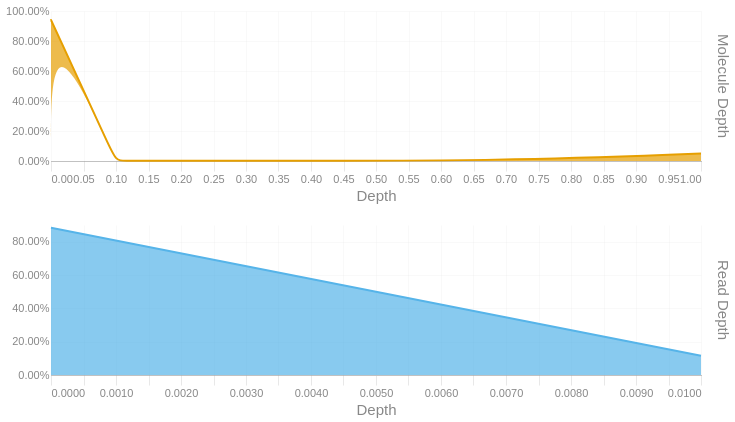

Notebook cell for this chart:
### Code cell
readdep = depth_hist(tb['Read Depth'], q99, 3)
readdep = readdep.with_columns(pl.lit('Read Depth').alias('Metric'))
if not SKIPLR:
    moldep = depth_hist(tb['Molecule Depth'], mol_q99, 1)
    moldep = moldep.with_columns(pl.lit('Molecule Depth').alias('Metric'))
    _hist = pl.concat([readdep, moldep])
    _hist = _hist.filter(pl.col('Proportion') != 0)
    with SafeRender(_hist):
        (
            alt.Chart(_hist)        
            .mark_area(interpolate = "basis")
            .encode(
                x=alt.X('Bin:Q').scale(domainMin=0).axis(alt.Axis(title='Depth')),
                y = alt.Y('Proportion:Q', title = None).axis(format = '.2%'),
                color = alt.Color('Metric:N').legend(None),
                row = alt.Row("Metric:N").header(title = None, labelOrient = 'right'),
                tooltip = [
                    alt.Tooltip("Metric:N", title = "Metric"),
                    alt.Tooltip('Interval:N', title = "Depth Interval"),
                    alt.Tooltip('Proportion:Q', title = "% Alignments").format('.2%')
                ]
            )
            .resolve_scale(x='independent', y='independent')
            .properties(
                height = 150, width = 650,
                usermeta={'embedOptions': {'downloadFileName': f'{samplename}.depth.hist'}}
            )
        ).display()
else:
    readdep = readdep.filter(pl.col('Proportion') != 0)
    with SafeRender(readdep):
        (
            alt.Chart(readdep)        
            .mark_area(interpolate = "basis")
            .encode(
                x=alt.X('Bin:Q').scale(domainMin=0).axis(alt.Axis(title='Depth')),
                y = alt.Y('Proportion:Q', title = None).axis(format = '.2%'),
                tooltip = [
                    alt.Tooltip('Interval:N', title = "Depth Interval"),
                    alt.Tooltip('Proportion:Q', title = "% Alignments").format('.2%')
                ]
            )
            .properties(
                usermeta={'embedOptions': {'downloadFileName': f'{samplename}.depth.hist'}}
            )
        ).display()

### Figure 1 — Vega-Lite specification as saved in the notebook (floating-point values rounded to 4 significant figures)
{"width": 650, "height": 150, "config": {"title": {"anchor": "start", "dy": -15, "fontSize": 18, "color": "#888888", "subtitleColor": "#888888", "subtitleFontSize": 14}, "arc": {"fill": "#0072B2"}, "axis": {"domainColor": "#888888", "domainWidth": 0.5, "gridWidth": 0.2, "grid": false, "titleFontWeight": 400, "titleFontSize": 15, "labelFontSize": 11, "labelColor": "#888888", "tickColor": "#888888", "tickWidth": 0.2, "titleColor": "#888888"}, "axisBand": {"grid": false}, "axisX": {"grid": true, "tickSize": 10, "domainCap": "round"}, "axisY": {"domain": false, "grid": true, "tickSize": 0, "domainCap": "round"}, "background": "transparent", "header": {"labelFontSize": 15, "labelColor": "#888888", "titleFontSize": 15, "titleFontWeight": 600, "titleColor": "#888888"}, "legend": {"labelFont": "sans-serif", "labelFontSize": 12, "labelColor": "#888888", "symbolSize": 100, "symbolType": "circle", "titleFontSize": 12, "titlePadding": 10, "titleColor": "#888888", "title": null}, "range": {"category": ["#E69F00", "#56B4E9", "#009E73", "#F0E442", "#0072B2", "#D55E00", "#CC79A7", "#000000"], "diverging": ["#cfe8f3", "#a2d4ec", "#73bfe2", "#46abdb", "#1696d2", "#12719e"]}, "area": {"fill": "#0072B2", "fillOpacity": 0.7, "line": true, "strokeOpacity": 0.7}, "line": {"color": "#0072B2", "stroke": "#0072B2", "strokeWidth": 2}, "trail": {"color": "#0072B2", "stroke": "#0072B2", "strokeWidth": 0, "size": 1}, "point": {"filled": true, "fillOpacity": 1.0, "size": 95}, "text": {"color": "#888888", "fontSize": 11, "align": "right", "fontWeight": 400, "size": 11}, "bar": {"fill": "#0072B2", "stroke": null}, "view": {"stroke": null, "continuousWidth": 660, "continuousHeight": 400}}, "data": {"name": "data-368c4da636ecd934c33c03234464109a"}, "mark": {"type": "area", "interpolate": "basis"}, "encoding": {"color": {"field": "Metric", "legend": null, "type": "nominal"}, "row": {"field": "Metric", "header": {"title": null, "labelOrient": "right"}, "type": "nominal"}, "tooltip": [{"field": "Metric", "title": "Metric", "type": "nominal"}, {"field": "Interval", "title": "Depth Interval", "type": "nominal"}, {"field": "Proportion", "format": ".2%", "title": "% Alignments", "type": "quantitative"}], "x": {"axis": {"title": "Depth"}, "field": "Bin", "scale": {"domainMin": 0}, "type": "quantitative"}, "y": {"axis": {"format": ".2%"}, "field": "Proportion", "title": null, "type": "quantitative"}}, "resolve": {"scale": {"x": "independent", "y": "independent"}}, "usermeta": {"embedOptions": {"downloadFileName": "S6_Annis_4796.depth.hist"}}, "$schema": "https://vega.github.io/schema/vega-lite/v6.1.0.json", "datasets": {"data-368c4da636ecd934c33c03234464109a": [{"Bin": 0.0, "Interval": "0.0-0.0", "Proportion": 0.884, "Metric": "Read Depth"}, {"Bin": 0.01, "Interval": "0.01-0.01", "Proportion": 0.116, "Metric": "Read Depth"}, {"Bin": 0.0, "Interval": "0.0-0.0", "Proportion": 0.94, "Metric": "Molecule Depth"}, {"Bin": 0.0, "Interval": "0.0-0.1", "Proportion": 0.001, "Metric": "Molecule Depth"}, {"Bin": 0.1, "Interval": "0.1-0.1", "Proportion": 0.001, "Metric": "Molecule Depth"}, {"Bin": 0.1, "Interval": "0.1-0.1", "Proportion": 0.001, "Metric": "Molecule Depth"}, {"Bin": 0.2, "Interval": "0.2-0.2", "Proportion": 0.001, "Metric": "Molecule Depth"}, {"Bin": 0.3, "Interval": "0.3-0.4", "Proportion": 0.001, "Metric": "Molecule Depth"}, {"Bin": 0.7, "Interval": "0.7-0.7", "Proportion": 0.001, "Metric": "Molecule Depth"}, {"Bin": 1.0, "Interval": "1.0-1.01", "Proportion": 0.05, "Metric": "Molecule Depth"}]}}
